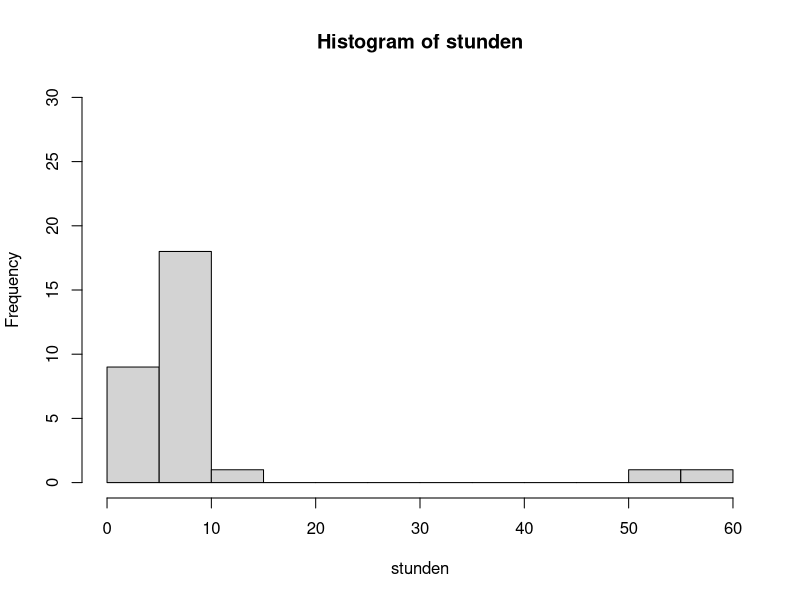

The R script that drew this image:
## ---- chunk 1
knitr::opts_chunk$set(echo = TRUE)
## ---- chunk 2
stunden <- c(7, 55, 5, 8, 4, 10, 60, 7, 12, 5, 5, 10, 5, 5, 8, 10, 
             10, 7, 4, 6, 7, 5, 6, 10, 7, 3, 6, 6, 10,  9)
## ---- chunk 3
# Mit Funktion sum()
sum(stunden) / length(stunden)

# Mit Funktion mean()
mean(stunden)
## ---- chunk 4
# Mit Vorlesungs Formel
sortedStunden <- sort(stunden)
(sortedStunden[length(stunden) / 2] + sortedStunden[length(stunden) / 2 + 1]) / 2

# Mit Funktion median()
median(stunden)
## ---- chunk 5
hist(stunden,
     breaks = seq(0,60, by = 5),
     xlim = c(0,60),
     ylim = c(0,30))
## ---- chunk 6
# Bessere Lagemaße das Zentrum
filterdStunden <- sortedStunden[sortedStunden >= 5 & sortedStunden <= 12]
filterdStunden

# Arithmetisches Mittel
mean(filterdStunden)

# Median
median(filterdStunden)
## ---- chunk 7
nums <- c(30 * 4, 70 * 5, 80 * 6, 20 * 7)
sum(nums) / 200
## ---- chunk 8
# Ja das wäre korrekt
(45000 + 55000) / 2
## ---- chunk 9
# Es lautet "mäßig"
rankPoints <- c("miserabel", "schlecht", "mäßig", "gut", "hervorragend")
median(rankPoints)
## ---- chunk 10
gehalt <- c(14 * 16.5, 10 * 19, 2 * 25)
sum(gehalt) / 26
## ---- chunk 11
library(knitr)
Fächer <- c("Deutsch", "Mathematik", "Physik", "Chemie", "Englisch")
Gewichtung <- c(0.3, 0.3, 0.1, 0.1, 0.2)
Noten_A <- c(3,3,2,2,1)
Noten_B <- c(2,2,2,4,3)
Noten_C <- c(3,1,2,2,4)
Noten_D <- c(2,3,4,2,1)

Benotung <- data.frame(Fächer, Gewichtung, Noten_A, Noten_B, Noten_C, Noten_D)
kable(Benotung)
## ---- chunk 12
library(knitr)

Schüler <- c("A", "B", "C", "D")
durchschnitt_ohne_gewichtung <- c(mean(Noten_A), mean(Noten_B), mean(Noten_C), mean(Noten_D))
durchschnitt_mit_gewichtung <- c(mean(Noten_A * Gewichtung), mean(Noten_B * Gewichtung), mean(Noten_C * Gewichtung), mean(Noten_D * Gewichtung)) 
durchschnitt <- data.frame(Schüler, durchschnitt_ohne_gewichtung, durchschnitt_mit_gewichtung)


kable(durchschnitt)

